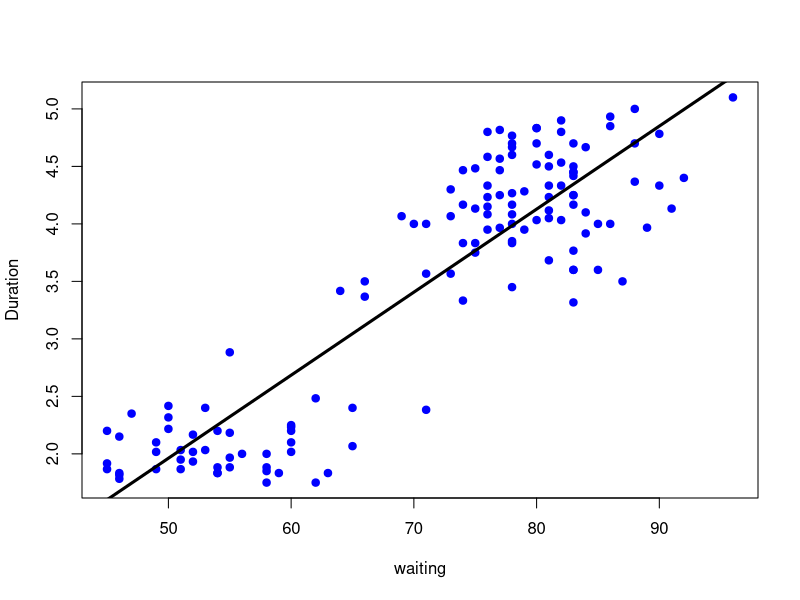
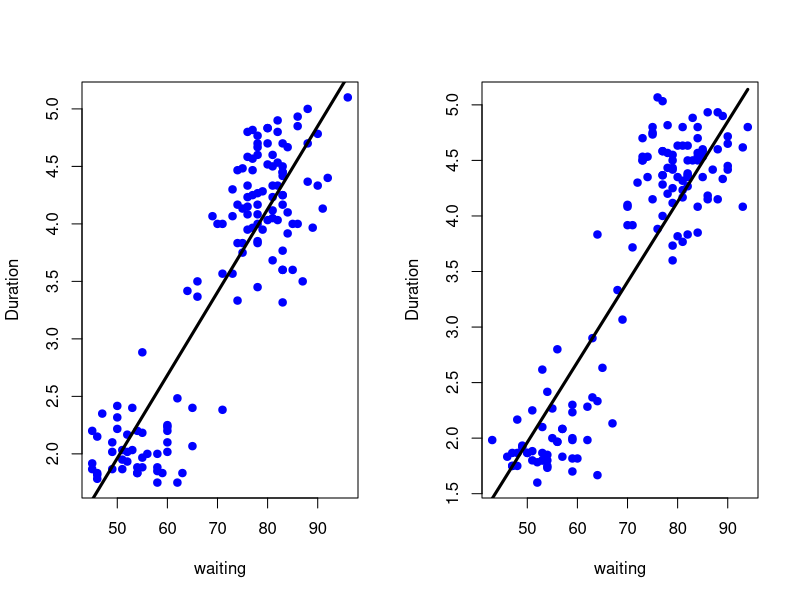
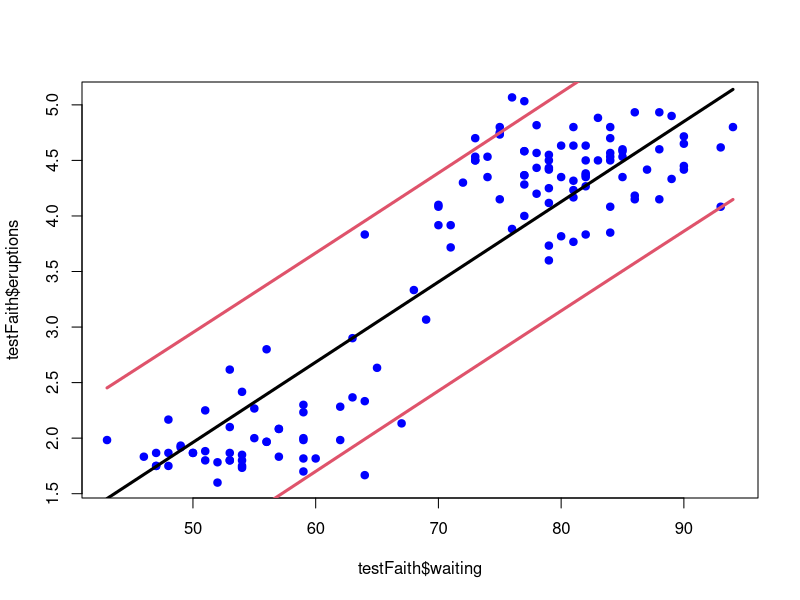

These figures' R source, in order:
library(lattice)
library(ggplot2)
library(caret)
data(faithful)
set.seed(333)
inTrain <- createDataPartition(y=faithful$waiting, p = 0.5, list = FALSE)
trainFaith <- faithful[inTrain,]
testFaith <- faithful[-inTrain,]
head(trainFaith)
plot(trainFaith$waiting, trainFaith$eruptions, pch=19, col="blue", xlab = "waiting", ylab = "Duration")
lm1 <- lm(eruptions ~ waiting, data=trainFaith)
summary(lm1)
lines(trainFaith$waiting, lm1$fitted, lwd=3)
coef(lm1)[1] + coef(lm1)[2]*80
prediction <- coef(lm1)[1] + coef(lm1)[2]*80
print(prediction)
newdata <- data.frame(waiting=80)
predict(lm1,newdata)
par(mfrow=c(1,2))
plot(trainFaith$waiting, trainFaith$eruptions, pch=19, col="blue", xlab = "waiting", ylab = "Duration")
lm1 <- lm(eruptions ~ waiting, data=trainFaith)
lines(trainFaith$waiting, lm1$fitted, lwd=3)
plot(testFaith$waiting, testFaith$eruptions, pch=19, col="blue", xlab = "waiting", ylab = "Duration")
lines(testFaith$waiting, predict(lm1, newdata=testFaith), lwd=3)
# Calculate RMSE on training
sqrt(sum((lm1$fitted-trainFaith$eruptions)^2))
# Calculate RMSE on test
sqrt(sum((predict(lm1, newdata = testFaith)-testFaith$eruptions)^2))
# Prediction intervals
pred1 <- predict(lm1, newdata = testFaith, interval = "prediction")
ord <- order(testFaith$waiting)
par(mfrow=c(1,1))
plot(testFaith$waiting,testFaith$eruptions,pch=19, col="blue")
matlines(testFaith$waiting[ord], pred1[ord,], type = "l", col = c(1,2,2), lty=c(1,1,1), lwd=3)
head(testFaith)
head(testFaith$waiting[ord])
head(pred1)
head(pred1[ord,])
modFit <- train(eruptions~waiting, data=trainFaith,method="lm")
summary(modFit$finalModel)
